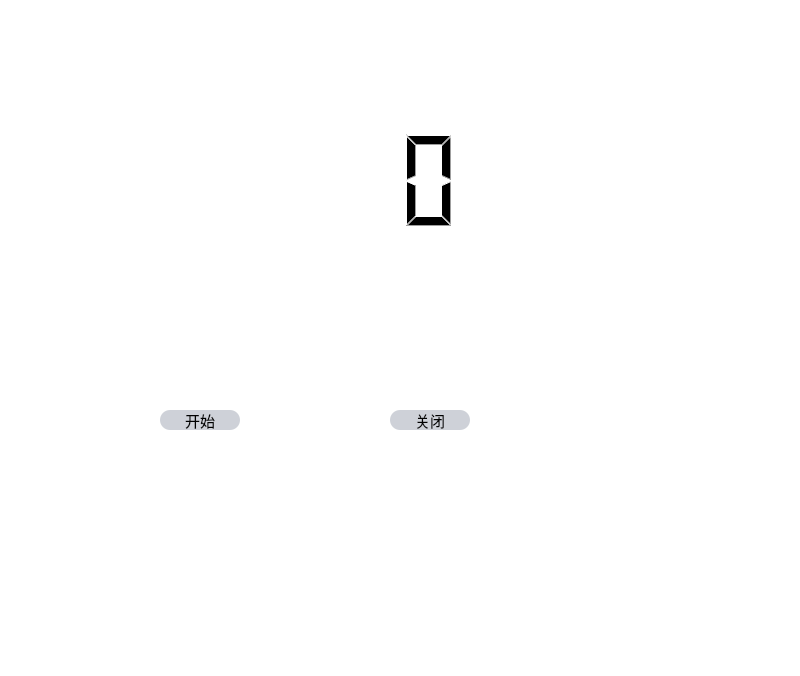
<?xml version="1.0" encoding="UTF-8"?>
<ui version="4.0">
 <class>Widget</class>
 <widget class="QWidget" name="Widget">
  <property name="geometry">
   <rect>
    <x>0</x>
    <y>0</y>
    <width>800</width>
    <height>676</height>
   </rect>
  </property>
  <property name="windowTitle">
   <string>Widget</string>
  </property>
  <property name="windowIcon">
   <iconset>
    <normaloff>clock.png</normaloff>clock.png</iconset>
  </property>
  <property name="styleSheet">
   <string notr="true">*{
background:rgb(255, 255, 255);
font-size:15px;
font-style:MingLiU-ExtB;
}
QFrame{
border:sold 10px rgba(0,0,0);
background-image:url(F:/program/design/running.jpg);
}
QLineEdit{
color:#8d98a1;
background-color:#405361;
font-size:16px;
border-style:outset;
border-radius:10px;
font-style:MingLiU-ExtB;
}
QPushButton{
background:#ced1d8;
border-style:outset;
border-radius:10px;
font-style:MingLiU-ExtB;
}
QPushButton:pressed{
background-color:rgb(224,0,0);
border-style:inset;
font-style:MingLiU-ExtB;
}
QCheckBox{
background:rgba(85,170,255,0);
color:white;
font-style:MingLiU-ExtB;
}
QLabel{
background:rgba(85,170,255,0);
color:white;
font-style:MingLiU-ExtB;
font-size:14px;
}</string>
  </property>
  <widget class="QFrame" name="frame">
   <property name="geometry">
    <rect>
     <x>20</x>
     <y>10</y>
     <width>611</width>
     <height>571</height>
    </rect>
   </property>
   <property name="frameShape">
    <enum>QFrame::StyledPanel</enum>
   </property>
   <property name="frameShadow">
    <enum>QFrame::Raised</enum>
   </property>
   <widget class="QLCDNumber" name="Timer">
    <property name="geometry">
     <rect>
      <x>160</x>
      <y>100</y>
      <width>281</width>
      <height>141</height>
     </rect>
    </property>
   </widget>
   <widget class="QPushButton" name="startButton">
    <property name="geometry">
     <rect>
      <x>140</x>
      <y>400</y>
      <width>80</width>
      <height>20</height>
     </rect>
    </property>
    <property name="text">
     <string>开始</string>
    </property>
   </widget>
   <widget class="QPushButton" name="closeButton">
    <property name="geometry">
     <rect>
      <x>370</x>
      <y>400</y>
      <width>80</width>
      <height>20</height>
     </rect>
    </property>
    <property name="text">
     <string>关闭</string>
    </property>
   </widget>
  </widget>
 </widget>
 <resources/>
 <connections/>
</ui>
